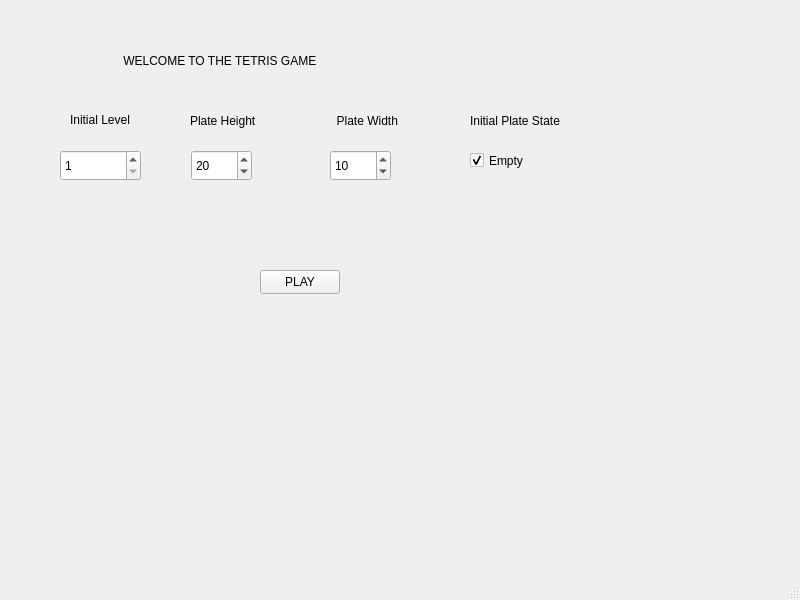
<?xml version="1.0" encoding="UTF-8"?>
<ui version="4.0">
 <class>WelcomeView</class>
 <widget class="QMainWindow" name="WelcomeView">
  <property name="geometry">
   <rect>
    <x>0</x>
    <y>0</y>
    <width>800</width>
    <height>600</height>
   </rect>
  </property>
  <property name="windowTitle">
   <string>MainWindow</string>
  </property>
  <widget class="QWidget" name="centralwidget">
   <widget class="QPushButton" name="playButton">
    <property name="geometry">
     <rect>
      <x>260</x>
      <y>270</y>
      <width>80</width>
      <height>24</height>
     </rect>
    </property>
    <property name="text">
     <string>PLAY</string>
    </property>
   </widget>
   <widget class="QSpinBox" name="initialLevel">
    <property name="geometry">
     <rect>
      <x>60</x>
      <y>150</y>
      <width>81</width>
      <height>31</height>
     </rect>
    </property>
    <property name="minimum">
     <number>1</number>
    </property>
    <property name="maximum">
     <number>20</number>
    </property>
   </widget>
   <widget class="QSpinBox" name="height">
    <property name="geometry">
     <rect>
      <x>191</x>
      <y>150</y>
      <width>61</width>
      <height>31</height>
     </rect>
    </property>
    <property name="specialValueText">
     <string>20</string>
    </property>
    <property name="minimum">
     <number>9</number>
    </property>
    <property name="maximum">
     <number>24</number>
    </property>
    <property name="value">
     <number>20</number>
    </property>
    <property name="displayIntegerBase">
     <number>10</number>
    </property>
   </widget>
   <widget class="QSpinBox" name="width">
    <property name="geometry">
     <rect>
      <x>330</x>
      <y>150</y>
      <width>61</width>
      <height>31</height>
     </rect>
    </property>
    <property name="specialValueText">
     <string>10</string>
    </property>
    <property name="minimum">
     <number>4</number>
    </property>
    <property name="maximum">
     <number>13</number>
    </property>
    <property name="value">
     <number>10</number>
    </property>
   </widget>
   <widget class="QLabel" name="label">
    <property name="geometry">
     <rect>
      <x>70</x>
      <y>110</y>
      <width>81</width>
      <height>20</height>
     </rect>
    </property>
    <property name="text">
     <string>Initial Level</string>
    </property>
   </widget>
   <widget class="QLabel" name="label_2">
    <property name="geometry">
     <rect>
      <x>190</x>
      <y>110</y>
      <width>71</width>
      <height>21</height>
     </rect>
    </property>
    <property name="text">
     <string>Plate Height</string>
    </property>
   </widget>
   <widget class="QLabel" name="label_3">
    <property name="geometry">
     <rect>
      <x>330</x>
      <y>110</y>
      <width>81</width>
      <height>21</height>
     </rect>
    </property>
    <property name="text">
     <string>  Plate Width</string>
    </property>
   </widget>
   <widget class="QLabel" name="label_4">
    <property name="geometry">
     <rect>
      <x>110</x>
      <y>30</y>
      <width>451</width>
      <height>61</height>
     </rect>
    </property>
    <property name="text">
     <string>    WELCOME TO THE TETRIS GAME</string>
    </property>
   </widget>
   <widget class="QLabel" name="label_5">
    <property name="geometry">
     <rect>
      <x>470</x>
      <y>110</y>
      <width>101</width>
      <height>21</height>
     </rect>
    </property>
    <property name="text">
     <string>Initial Plate State</string>
    </property>
   </widget>
   <widget class="QCheckBox" name="plateInitialState">
    <property name="geometry">
     <rect>
      <x>470</x>
      <y>130</y>
      <width>121</width>
      <height>61</height>
     </rect>
    </property>
    <property name="text">
     <string>Empty</string>
    </property>
    <property name="checked">
     <bool>true</bool>
    </property>
   </widget>
  </widget>
  <widget class="QMenuBar" name="menubar">
   <property name="geometry">
    <rect>
     <x>0</x>
     <y>0</y>
     <width>800</width>
     <height>24</height>
    </rect>
   </property>
  </widget>
  <widget class="QStatusBar" name="statusbar"/>
 </widget>
 <resources/>
 <connections/>
</ui>
